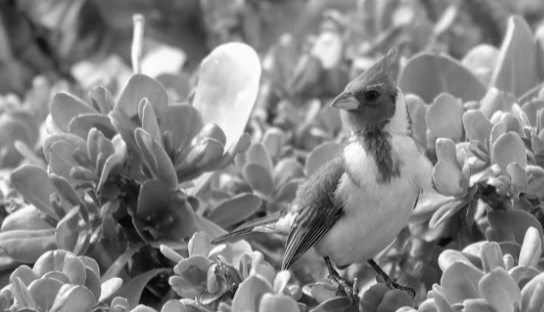
#> input picture bird.png, 544 x 312 px
$ python main.py
#> lines starting #> are read from the running program, lines starting #| are printed output that depends on the picture
import cv2
import matplotlib.pyplot as plt

class Image:

    image_matrix = None

    def __init__(self, image_location):
        # lendo a imagem em escala de cinza
#> called with image_location = 'bird.png'
        self.image_matrix = cv2.imread(image_location, 0)
#> self.image_matrix: shape (312, 544); min 3, max 255, mean 132.7
        # todo: load image into an opencv object

    '''
    Exercício 1
    Construa um programa para implementar e mostrar o histograma de uma
    imagem qualquer. O algoritmo deve receber como parâmetro uma matriz que
    armazena o conjunto de pixels da imagem. Não podem ser usados
    métodos/funções prontos de bibliotecas para construir o vetor do histograma,
    mas podem ser usados métodos prontos para exibir ("plotar") o gráfico
    resultante.
    '''
    def show_histogram(self, image_matrix):
        lines = len(image_matrix)
        columns = len(image_matrix[0])
        max_contrast_resolution = 256
        # creates a vector with a position for each gray level
        histogram_values = [0 for x in range(max_contrast_resolution)]

        # Run each pixel of the image matrix
        for line in range(lines):
            for column in range(columns):
                pixel_value = image_matrix[line, column]
                histogram_values[pixel_value] += 1

        plt.ylabel("Quantidade de Pixels")
        plt.xlabel("Níveis de Cinza")

        # Plots the histogram
        plt.bar(x=list(range(max_contrast_resolution)),
                height=histogram_values,
                width=1)
        # shows the plot
        plt.show()

    '''
    Exercício 2
    Implemente um programa (método, procedimento, função) em qualquer
    linguagem de programação que receba uma imagem e a exiba com todos os
    pixels mais claros ou mais escuros. O nível de clareamento ou escurecimento,
    assim como a matriz de pixels, devem ser recebidos como parâmetros.
    '''
    def change_bright(self, image_matrix, change_value):
#> called with change_value = 50
        lines = len(image_matrix)
#> lines = 312
        columns = len(image_matrix[0])
#> columns = 544
        # Run each pixel of the image matrix
        for line in range(lines):
            for column in range(columns):
                # avoid to go less than the min of scale (0)
                if image_matrix[line, column] + change_value < 0:
                    image_matrix[line, column] = 0
                else:
                    # avoid to go upper to max of scale (255)
                    if image_matrix[line, column] + change_value > 255:
                        image_matrix[line, column] = 255
                    else:
                        image_matrix[line, column] += change_value
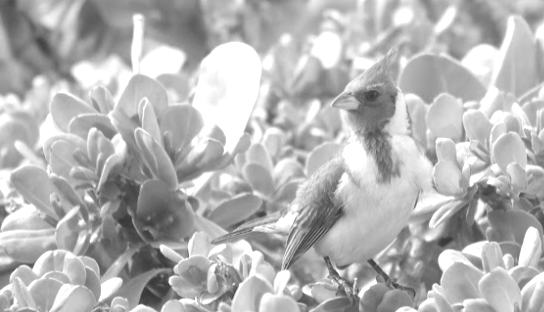
#> image_matrix: shape (312, 544); min 53, max 255, mean 180.7
        self.show_histogram(image_matrix)
#> in show_histogram, `lines = len(image_matrix)`: lines = 312
#> in show_histogram, `columns = len(image_matrix[0])`: columns = 544
#> after the loop in show_histogram, `for line in range(lines):`: histogram_values = 256 values, max 15075 at index 255, min 0 at index 0, mean 663
#> in show_histogram, `plt.show()`:
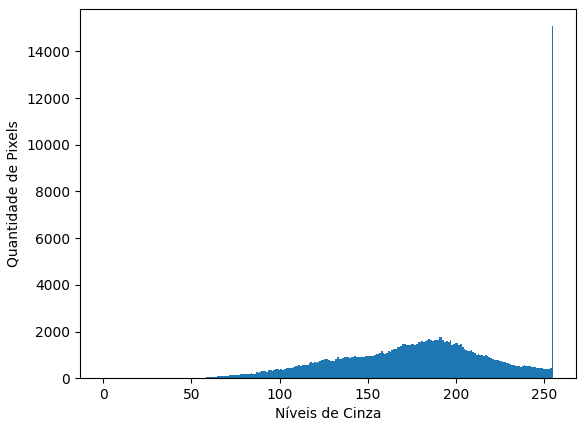
#> figure drawn by matplotlib, 1 panel; tallest bar 15075 high, from x = 254.5 to 255.5
        cv2.imshow("imagem", image_matrix)
        cv2.waitKey(0)
        cv2.destroyAllWindows()

    '''
    Exercício 3
    Continuar a implementação do programa iniciado no exercício anterior, incluindo
    um desses filtros (você escolhe):
        • média
        • mediana
        • equalização (x)
    '''
    # [41 lines left out: function equalization_filter, not called in this run]

if __name__ == '__main__':
    img = Image("bird.png")

    # Running Exercise 1
    #img.show_histogram(img.image_matrix)

    # Running Exercise 2
    img.change_bright(img.image_matrix, 50)

    # Running Exercise 3
    #img.equalization_filter(img.image_matrix)
